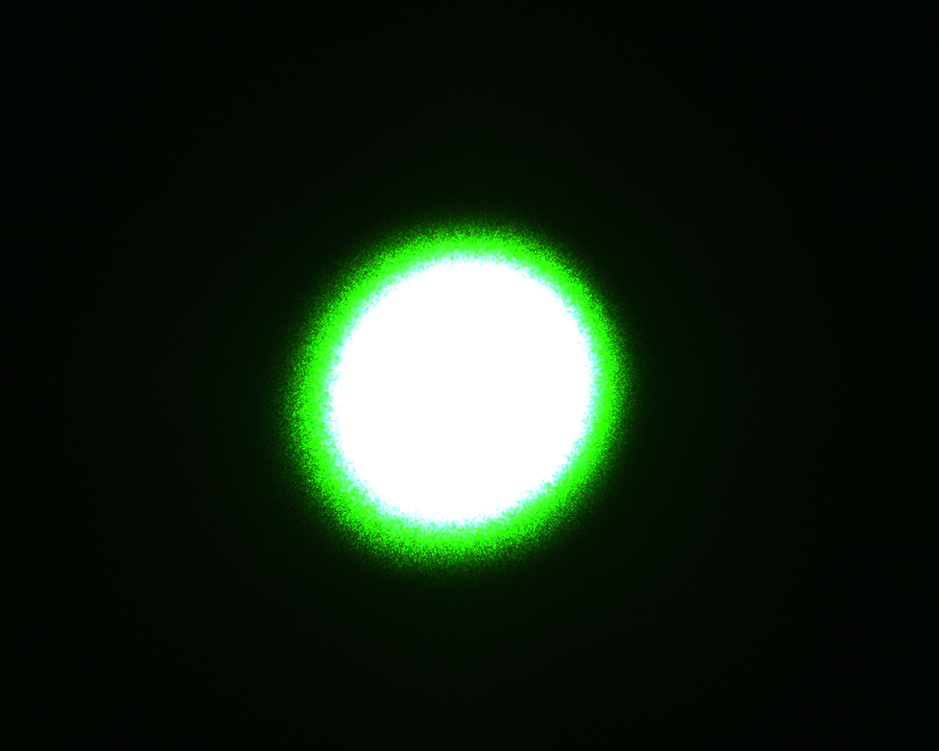
#> input picture Malus/PP9.png, 939 x 751 px, shrunk from 1280 x 1024 before the run; the run also reads 1 picture not shown here
$ jupyter execute --allow-errors 'PI Imagen por pixel.ipynb'
#> lines starting #> are read from the running program, lines starting #| are printed output that depends on the picture; long printed decimals are rounded
# Perfil de intesidad por recorte de pixel E2

[cell 1]
# Importamos las librerias necesarias
import cv2
from PIL import Image
from pylab import *
import numpy as np
import pandas as pd
from skimage.exposure import histogram as imhist
from skimage.color import rgb2gray
import matplotlib.pyplot as plt

## Analisis para una sola imagen

[cell 2]
# Cargamos imagen, se convierte a matriz
image = imread('../Malus/PP9.png')
#> image is the input picture: shape (751, 939, 4) float32; mean R, G, B, A 0.1, 0.156, 0.0968, 1
# Utilizamos shape para conocer las propiedades de nuestra matriz
print(image.shape)
#| (751, 939, 4)

[cell 3]
# Nos aseguramos que la imagen sea un array de NumPy
image = np.array(image)

# Verificamos si la imagen tiene 4 canales
if image.shape[-1] == 4:
    # Elimina el canal alfa
    image = image[..., :3]
#> image: shape (751, 939, 3) float32

[cell 4]
# Convertimos la imagen a escala de grises
image = rgb2gray(image)
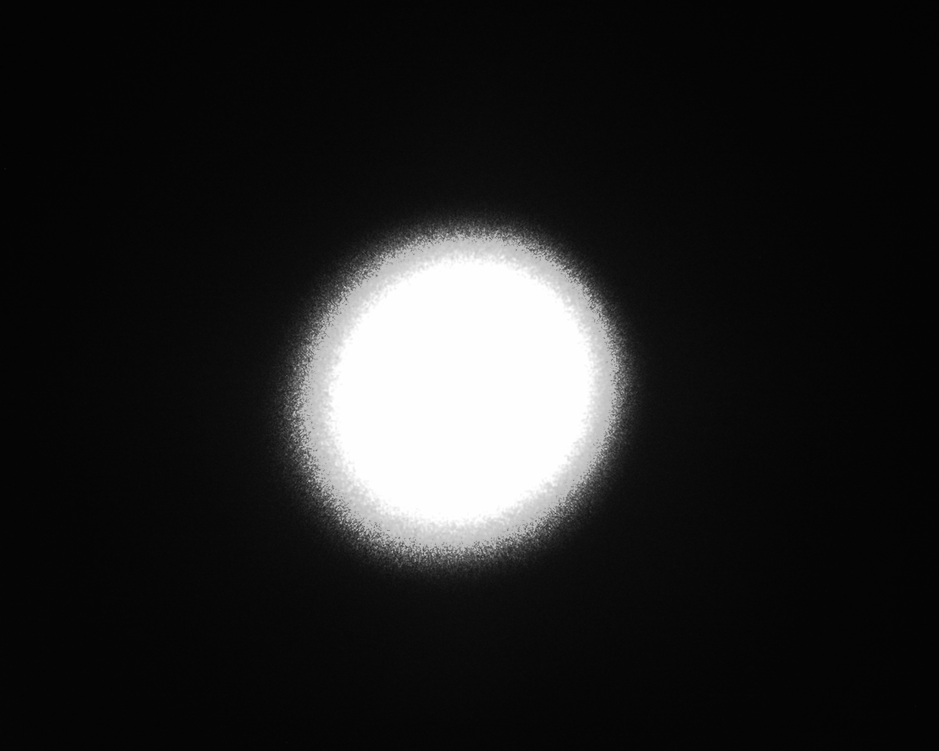
#> image: shape (751, 939) float32; min 0.0104, max 1, mean 0.139

print(type(image))
#| <class 'numpy.ndarray'>

# Shape of the image
print("Shape of the image", image.shape)
#| Shape of the image (751, 939)

### Recortamos por pixel

[cell 5]
# Seleccionamos la línea central de la imagen en escala de grises
linea_pixeles = image[image.shape[0] // 2, :]  # Esto selecciona la fila central
#> linea_pixeles = 939 values, max 1 at index 341, min 0.0137 at index 927, mean 0.357

# Determinamos la posición de los puntos a seleccionar (uno central y dos a cada lado)
centro = len(linea_pixeles) // 2
#> centro = 469
offset = len(linea_pixeles) // 10  # Elegimos un offset que no esté en los bordes
#> offset = 93

# Seleccionamos 7 puntos específicos en la línea central, incluyendo los nuevos puntos
puntos_seleccionados = [
    centro - 2 * offset,        # Punto 1: A la izquierda del centro
    centro - 1.38 * offset,      # Punto entre el 1 y el 2
    centro - offset,            # Punto 2: A la izquierda del centro
    centro,                     # Punto 3: Punto central
    centro + offset,            # Punto 4: A la derecha del centro
    centro + 1.38 * offset,      # Punto entre el 4 y el 5
    centro + 2 * offset         # Punto 5: A la derecha del centro
]
#> puntos_seleccionados = [283, 340.7, 376, 469, 562, 597.3, 655]

# Obtenemos las intensidades correspondientes a estos puntos
intensidades = [linea_pixeles[int(punto)] for punto in puntos_seleccionados]
#> intensidades = [0.166, 0.997, 1, 1, 1, 0.864, 0.069]

# Creamos un DataFrame para mostrar las intensidades de los puntos seleccionados
df_puntos_intensidad = pd.DataFrame({
    'Pixel': puntos_seleccionados,
    'Intensidad': intensidades
})
#> df_puntos_intensidad = table of 7 rows and 2 columns

# Mostramos el DataFrame resultante
print(df_puntos_intensidad)
#|     Pixel  Intensidad
#| 0  283.00    0.1657
#| 1  340.66    0.9975
#| 2  376.00    1.000
#| 3  469.00    1.000
#| 4  562.00    1.000
#| 5  597.34    0.8638
#| 6  655.00    0.06898
#> `image = image[..., :3]`:
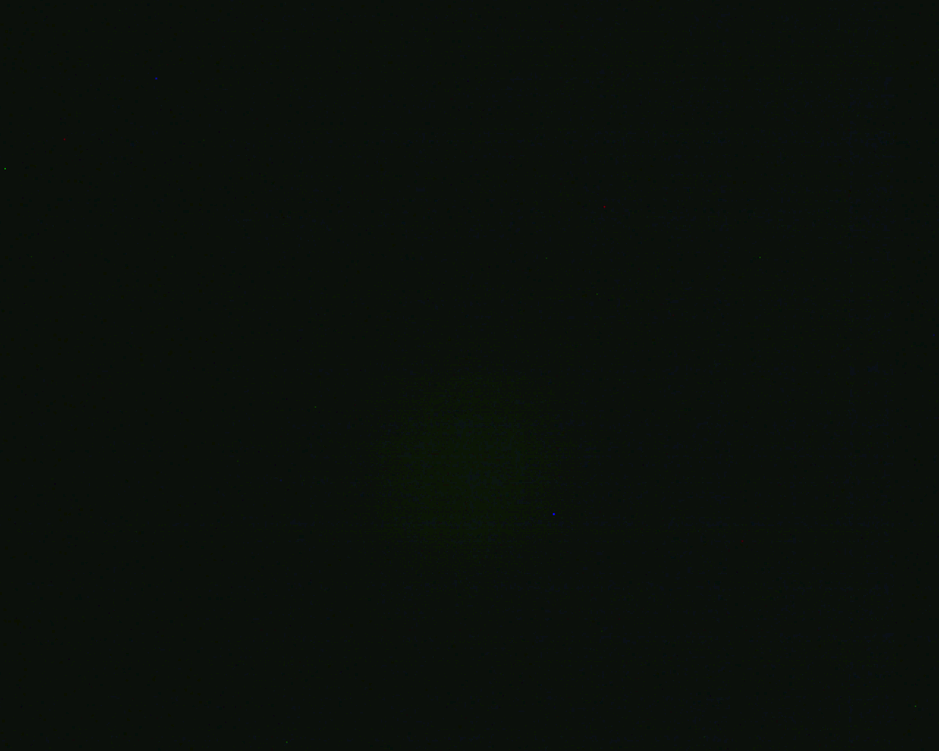
#> image: shape (751, 939, 3) float32; mean R, G, B 0.00778, 0.0119, 0.00787; drawn with min black and max white
#> `linea_pixeles = image[image.shape[0] // 2, :]`: linea_pixeles = 939 values, max 0.0135 at index 276, min 0.00868 at index 453, mean 0.0107
#> `intensidades = [linea_pixeles[int(punto)] for punto in puntos_seleccio..`: intensidades = [0.0106, 0.0106, 0.0106, 0.0135, 0.0106, 0.0106, 0.0106]
#> pass 2 of the loop `for i in range(37):`:
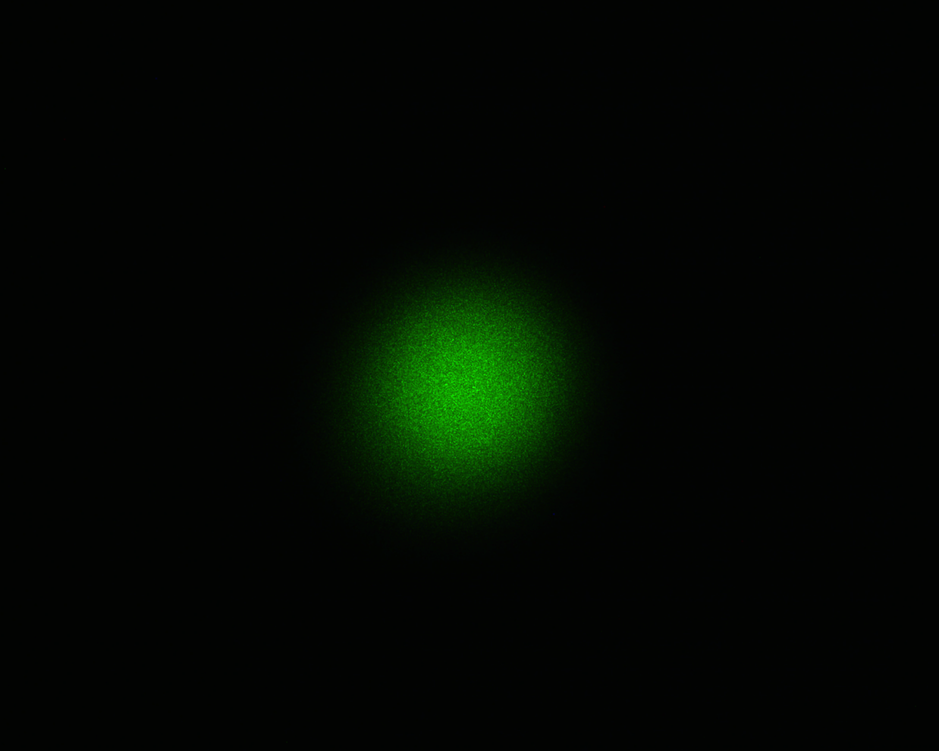
#> input picture Malus/PP1.png, 939 x 751 px, shrunk from 1280 x 1024 before the run
#> image is the input picture: shape (751, 939, 4) float32; mean R, G, B, A 0.00992, 0.0315, 0.0077, 1
#> `image = rgb2gray(image)`:
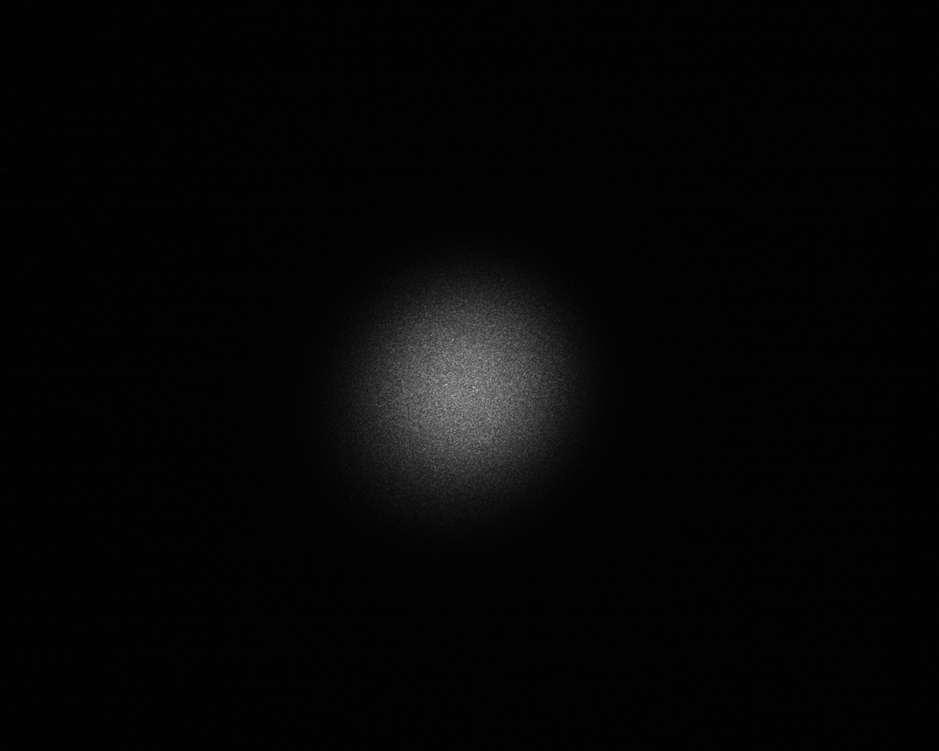
#> image: shape (751, 939) float32; min 0.00449, max 0.731, mean 0.0252
#> `linea_pixeles = image[image.shape[0] // 2, :]`: linea_pixeles = 939 values, max 0.569 at index 486, min 0.0101 at index 193, mean 0.0843
#> `intensidades = [linea_pixeles[int(punto)] for punto in puntos_seleccio..`: intensidades = [0.0106, 0.0538, 0.132, 0.465, 0.113, 0.0325, 0.0106]

## Analisis para todas las imagenes de la carpeta

[cell 6]
# Lista para almacenar los resultados
results = []

# Recorremos las imágenes desde B0 hasta B36
#> (the rest of this cell did not finish here and is left out)

[cell 7]
# Graficamos los resultados
plt.figure(figsize=(12, 6))

# Recorremos todas las columnas relevantes en df_results para graficar los 7 puntos
#> (the rest of this cell did not finish here and is left out)

## Analisis para una foto en segmento promediado de pixel

[cell 8]
# Lista para almacenar las intensidades promedio
promedios_intensidad = []

# Recorremos cada punto seleccionado para calcular el promedio de intensidad en un cuadrado de 5x5 píxeles
for punto in puntos_seleccionados:
    # Definimos el rango de filas y columnas para el cuadrado 5x5
    fila_inicio = max(0, (image.shape[0] // 2) - 2)
    fila_fin = min(image.shape[0], (image.shape[0] // 2) + 3)
    columna_inicio = max(0, int(punto) - 2)
    columna_fin = min(image.shape[1], int(punto) + 3)

    # Extraemos la región 5x5 alrededor del punto
    region = image[fila_inicio:fila_fin, columna_inicio:columna_fin]

    # Calculamos el promedio de intensidad en la región
    promedio_intensidad = np.mean(region)

    # Guardamos el promedio en la lista
    promedios_intensidad.append(promedio_intensidad)
#> this loop made 7 passes
#> (punto, columna_inicio, columna_fin, promedio_intensidad) on passes 1 to 7: (283, 281, 286, 0.0126), (340.7, 338, 343, 0.0564), (376, 374, 379, 0.163), (469, 467, 472, 0.435), (562, 560, 565, 0.124), (597.3, 595, 600, 0.0352), (655, 653, 658, 0.0109)
#> after the loop, promedios_intensidad = [0.0126, 0.0564, 0.163, 0.435, 0.124, 0.0352, 0.0109]

# Creamos un DataFrame para mostrar los promedios de intensidad
df_promedios_intensidad = pd.DataFrame({
    'Pixel': ['Punto 1', 'Punto entre 1 y 2', 'Punto 2', 'Punto 3', 'Punto 4', 'Punto entre 4 y 5', 'Punto 5'],
    'Intensidad Promedio 5x5': promedios_intensidad
})
#> df_promedios_intensidad = table of 7 rows and 2 columns

# Mostramos el DataFrame resultante
print(df_promedios_intensidad)
#|                Pixel  Intensidad Promedio 5x5
#| 0            Punto 1                 0.01257
#| 1  Punto entre 1 y 2                 0.05641
#| 2            Punto 2                 0.163
#| 3            Punto 3                 0.4351
#| 4            Punto 4                 0.1235
#| 5  Punto entre 4 y 5                 0.03517
#| 6            Punto 5                 0.01085
#> `linea_pixeles = image[image.shape[0] // 2, :]`: linea_pixeles = 939 values, max 0.0135 at index 276, min 0.00868 at index 453, mean 0.0107
#> the loop `for punto in puntos_seleccionados:` made 7 passes
#> (punto, columna_inicio, columna_fin, promedio_intensidad) on passes 1 to 7: (283, 281, 286, 0.0109), (340.7, 338, 343, 0.0109), (376, 374, 379, 0.0106), (469, 467, 472, 0.0117), (562, 560, 565, 0.0111), (597.3, 595, 600, 0.0107), (655, 653, 658, 0.0111)
#> after the loop `for punto in puntos_seleccionados:`: promedios_intensidad = [0.0109, 0.0109, 0.0106, 0.0117, 0.0111, 0.0107, 0.0111]
#> pass 2 of the loop `for i in range(37):`:
#> `linea_pixeles = image[image.shape[0] // 2, :]`: linea_pixeles = 939 values, max 0.569 at index 486, min 0.0101 at index 193, mean 0.0843
#> the loop `for punto in puntos_seleccionados:` made 7 passes
#> after the loop `for punto in puntos_seleccionados:`: promedios_intensidad = [0.0126, 0.0564, 0.163, 0.435, 0.124, 0.0352, 0.0109]

[cell 9]
# Lista para almacenar los resultados
results = []

# Recorremos las imágenes desde B0 hasta B36
#> (the rest of this cell did not finish here and is left out)

## Codigo anterior, ignorar si no es util

[cell 10]
# Lista para almacenar los resultados
results = []
#> results = []
#> `linea_pixeles = image[image.shape[0] // 2, :]`: linea_pixeles = 939 values, max 0.0135 at index 276, min 0.00868 at index 453, mean 0.0107
#> `puntos_seleccionados = [ centro - 2 * offset,`: puntos_seleccionados = [283, 376, 469, 562, 655]
#> `intensidades = [linea_pixeles[punto] for punto in puntos_seleccionados]`: intensidades = [0.0106, 0.0106, 0.0135, 0.0106, 0.0106]
#> pass 2 of the loop `for i in range(37):`:
#> `linea_pixeles = image[image.shape[0] // 2, :]`: linea_pixeles = 939 values, max 0.569 at index 486, min 0.0101 at index 193, mean 0.0843
#> `intensidades = [linea_pixeles[punto] for punto in puntos_seleccionados]`: intensidades = [0.0106, 0.132, 0.465, 0.113, 0.0106]

# Recorremos las imágenes desde B0 hasta B36
#> (the rest of this cell did not finish here and is left out)
